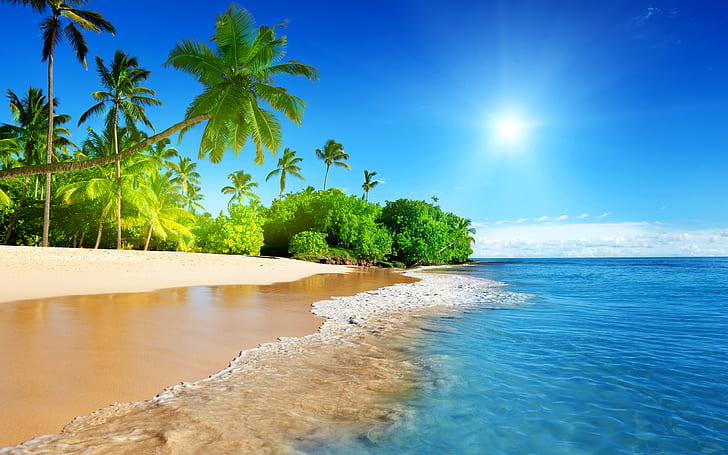
#> input picture Digital Image Processing/image for lab.jpg, 728 x 455 px
$ python '10.3. point detection.py'   (older library calls are emulated)
#> lines starting #> are read from the running program, lines starting #| are printed output that depends on the picture
import cv2
import numpy as np
import matplotlib.pyplot as plt

# Load the image in grayscale
image = cv2.imread('image for lab.jpg', cv2.IMREAD_GRAYSCALE)
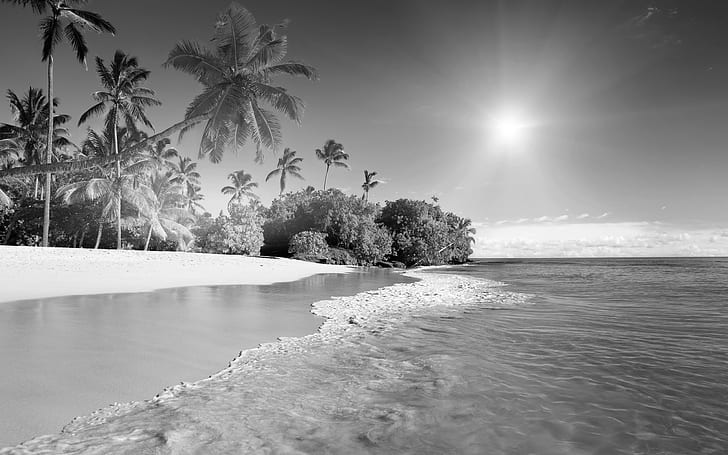
#> image: shape (455, 728); min 0, max 255, mean 137.3

# Apply the Laplacian filter for point detection
laplacian = cv2.Laplacian(image, cv2.CV_64F)
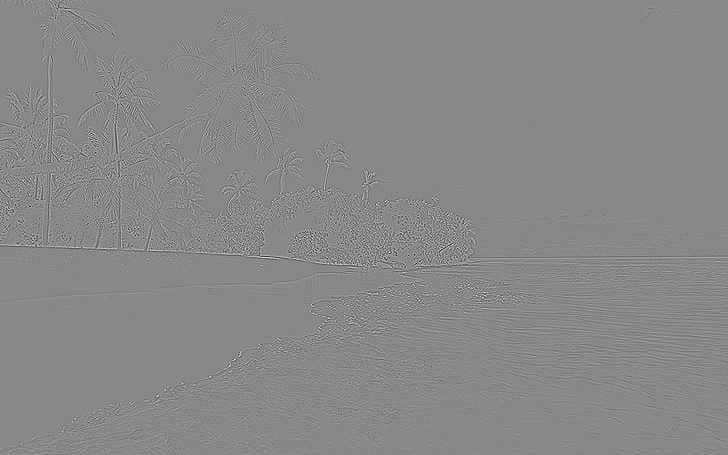
#> laplacian: shape (455, 728) float64; min -622, max 543, mean 0; drawn with min black and max white

# Show the original and Laplacian images
plt.figure(figsize=(12,7))
plt.subplot(1, 2, 1), plt.imshow(image, cmap='gray'), plt.title('Original Image'),plt.axis('off')
# Show the Point Detection
plt.subplot(1, 2, 2), plt.imshow(np.abs(laplacian), cmap='gray'), plt.title('Point Detection (Laplacian)'),plt.axis('off')
plt.show()
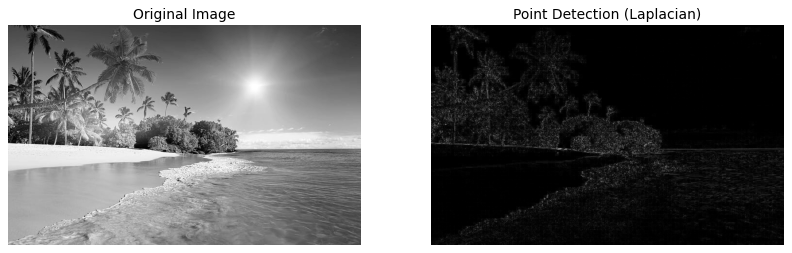
#> figure drawn by matplotlib, 2 panels

$ run again, with Digital Image Processing/lab_image.jpg copied over Digital Image Processing/image for lab.jpg
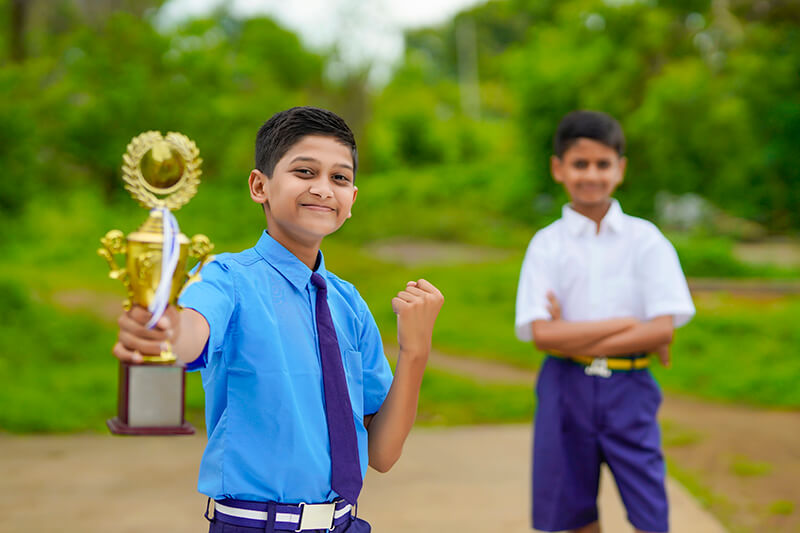
#> input picture Digital Image Processing/lab_image.jpg, 800 x 533 px
#> `laplacian = cv2.Laplacian(image, cv2.CV_64F)`:
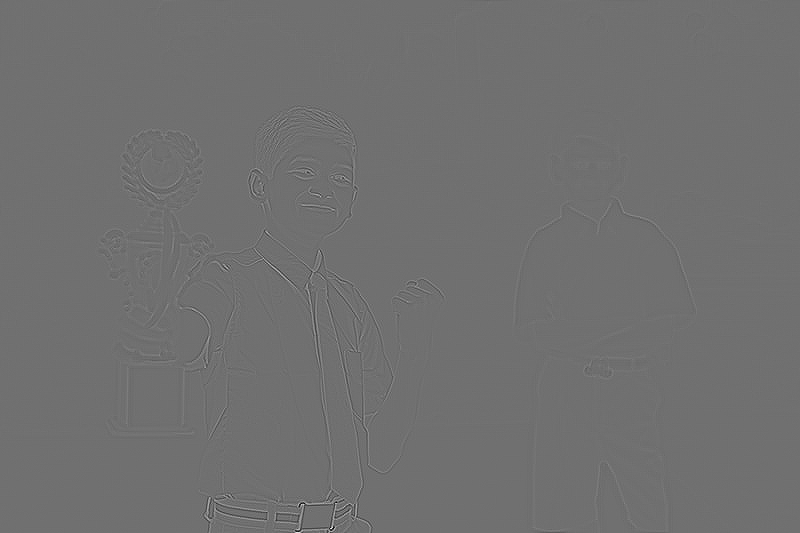
#> laplacian: shape (533, 800) float64; min -396, max 502, mean 0; drawn with min black and max white
#> `plt.show()`:
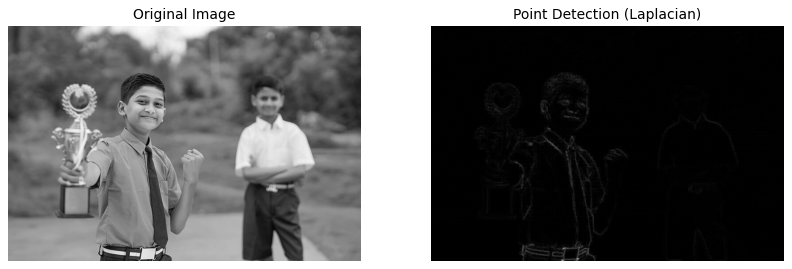
#> figure drawn by matplotlib, 2 panels

$ run again, with Digital Image Processing/line detection.jpg copied over Digital Image Processing/image for lab.jpg
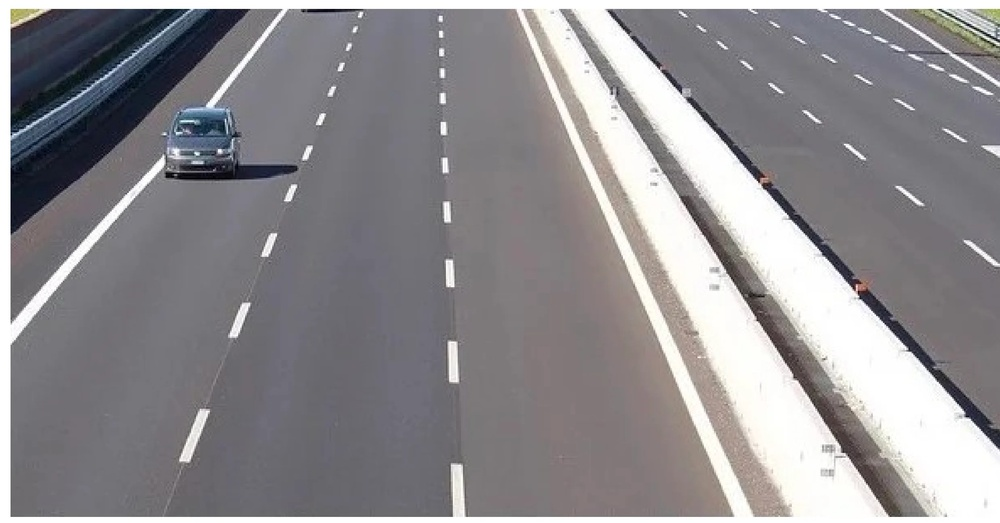
#> input picture Digital Image Processing/line detection.jpg, 1000 x 523 px, shrunk from 2469 x 1291 before the run
#> `laplacian = cv2.Laplacian(image, cv2.CV_64F)`:
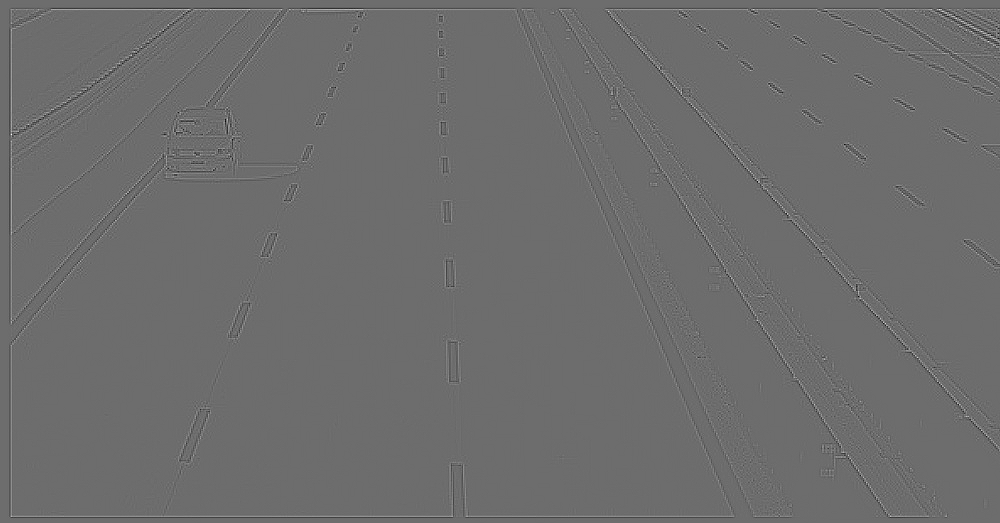
#> laplacian: shape (523, 1000) float64; min -322, max 430, mean 0; drawn with min black and max white
#> `plt.show()`:
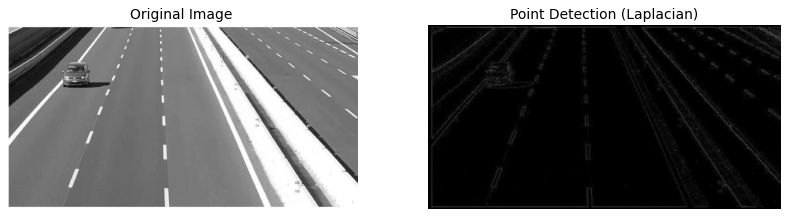
#> figure drawn by matplotlib, 2 panels
